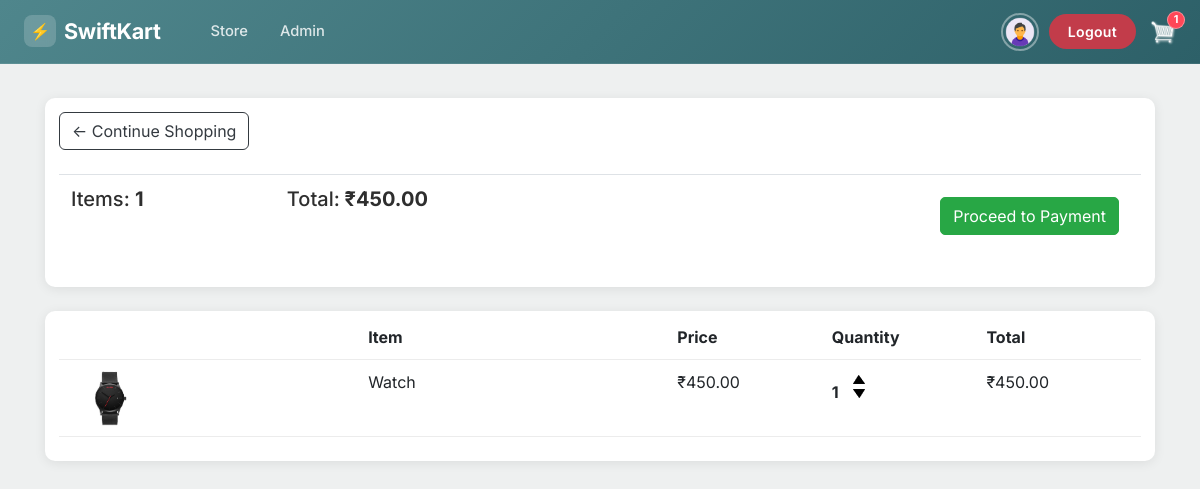
The app's page /cart/ (signed in) with its own data.
### store/models.py (models this page shows, shortened)
class Order(models.Model):
	customer = models.ForeignKey(Customer, on_delete=models.SET_NULL, null=True, blank=True)
	date_ordered = models.DateTimeField(auto_now_add=True)
	complete = models.BooleanField(default=False)
	transaction_id = models.CharField(max_length=100, null=True)
	@property
	def get_cart_total(self):
		orderitems = self.orderitem_set.all()
		total = sum([item.get_total for item in orderitems])
		return total
	@property
	def get_cart_items(self):
		orderitems = self.orderitem_set.all()
		total = sum([item.quantity for item in orderitems])
		return total

class OrderItem(models.Model):
	product = models.ForeignKey(Product, on_delete=models.SET_NULL, null=True)
	order = models.ForeignKey(Order, on_delete=models.SET_NULL, null=True)
	quantity = models.IntegerField(default=0, null=True, blank=True)
	date_added = models.DateTimeField(auto_now_add=True)
	@property
	def get_total(self):
		total = self.product.price * self.quantity
		return total

class Product(models.Model):
	name = models.CharField(max_length=200)
	price = models.FloatField()
	digital = models.BooleanField(default=False,null=True, blank=True)
	image = models.ImageField(null=True, blank=True)
	@property
	def imageURL(self):
		try:
			url = self.image.url
		except:
			url = ''
		return url

### store/views.py (the view)
# urls.py: path('cart/', views.cart, name="cart"),
def cart(request):
	data = cartData(request)
	cartItems = data['cartItems']
	order = data['order']
	items = data['items']
	context = {'items':items, 'order':order, 'cartItems':cartItems}
	return render(request, 'store/cart.html', context)

### store/utils.py (called while the page is built)
def cartData(request):
    if request.user.is_authenticated:
        try:
            customer = request.user.customer
        except Customer.DoesNotExist:
            customer = Customer.objects.create(user=request.user, name=request.user.username, email=request.user.email)
        order, created = Order.objects.get_or_create(customer=customer, complete=False)
        items = order.orderitem_set.all()
        cartItems = order.get_cart_items
    else:
        cookieData = cookieCart(request)
        cartItems = cookieData['cartItems']
        order = cookieData['order']
        items = cookieData['items']
    return {'cartItems':cartItems ,'order':order, 'items':items}

### store/templates/store/cart.html
{% extends 'store/main.html' %}
{% load static %}
{% block content %}
	<div class="row">
		<div class="col-lg-12">
			<div class="box-element">
				<a  class="btn btn-outline-dark" href="{% url 'store' %}">&#x2190; Continue Shopping</a>
				<br>
				<br>
				<table class="table">
					<tr>
						<th><h5>Items: <strong>{{order.get_cart_items}}</strong></h5></th>
						<th><h5>Total:<strong> ₹{{order.get_cart_total|floatformat:2}}</strong></h5></th>
						<th>
							<a  style="float:right; margin:10px; border-radius: 5px;" class="btn btn-success" href="{% url 'checkout' %}">Proceed to Payment</a>
						</th>
					</tr>
				</table>
			</div>
			<br>
			<div class="box-element">
				<div class="cart-row">
					<div style="flex:2"></div>
					<div style="flex:2"><strong>Item</strong></div>
					<div style="flex:1"><strong>Price</strong></div>
					<div style="flex:1"><strong>Quantity</strong></div>
					<div style="flex:1"><strong>Total</strong></div>
				</div>
				{% for item in items %}
				<div class="cart-row">
					<div style="flex:2"><img class="row-image" src="{{item.product.imageURL}}"></div>
					<div style="flex:2"><p>{{item.product.name}}</p></div>
					<div style="flex:1"><p>₹{{item.product.price|floatformat:2}}</p></div>
					<div style="flex:1">
						<p class="quantity">{{item.quantity}}</p>
						<div class="quantity">
							<img data-product="{{item.product.id}}" data-action="add" class="chg-quantity update-cart" src="{% static  'images/arrow-up.png' %}">
							<img data-product="{{item.product.id}}" data-action="remove" class="chg-quantity update-cart" src="{% static  'images/arrow-down.png' %}">
						</div>
					</div>
					<div style="flex:1"><p>₹{{item.get_total|floatformat:2}}</p></div>
				</div>
				{% endfor %}
			</div>
		</div>
	</div>
{% endblock content %}

### static/css/main.css (style rules this page uses)
* { font-family: 'Inter', system-ui, -apple-system, sans-serif; box-sizing: border-box; }
body { background-color: #eef0f0; min-height: 100vh; }
h1,h2,h3,h4,h5,h6 { color: hsl(0, 0%, 18%); }
.box-element { box-shadow: 0 2px 12px rgba(0,0,0,0.08); background-color: #fff; border-radius: 10px; padding: 14px; }
.col-lg-4, .col-lg-6, .col-lg-8, .col-lg-12 { margin-top: 10px; }
.btn { border-radius: 6px; }
.row-image { width: 100px; }
.cart-row { display: flex; align-items: flex-stretch; padding-bottom: 10px; margin-bottom: 10px; border-bottom: 1px solid #ececec; }
.quantity { display: inline-block; font-weight: 700; padding-right:10px; }
.chg-quantity { width: 12px; cursor: pointer; display: block; margin-top: 5px; transition:.1s; }

### records on screen
Order: get_cart_items "1", get_cart_total "450.00"
OrderItem: product.imageURL (picture), product.name "Watch", product.price "450.00", quantity "1", get_total "450.00"
